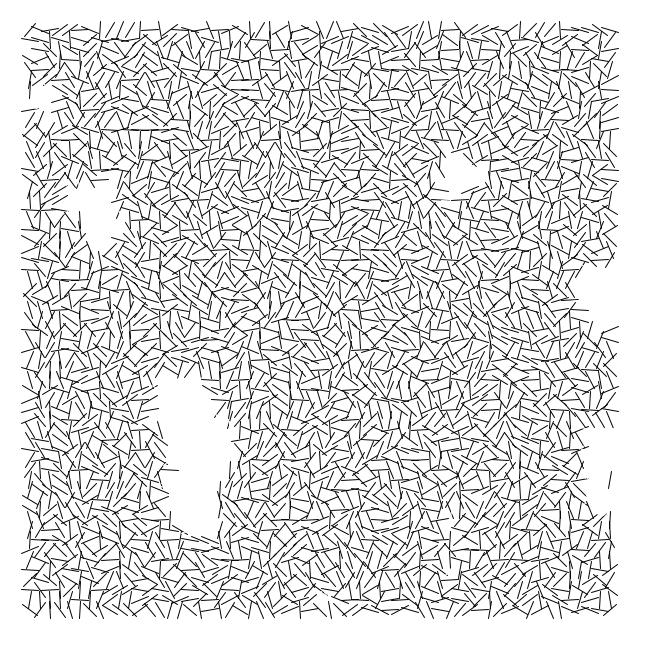
Frame 1 (no input)
Frame 60 (the mouse pressed at the canvas centre just before this capture): identical to frame 1, image omitted
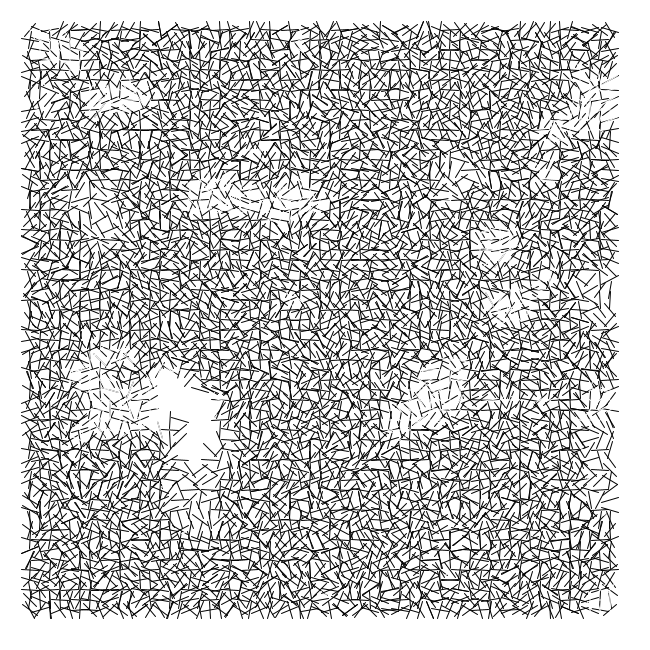
Frame 120 (the mouse held since frame 60 and released just before this capture)

The Processing sketch that drew these frames (run headless with seeded random() and noise(); from frame 60 on, the mouse is pressed at the canvas centre):

// Processing sketch: VeraMolnarInterruptions
// ── VeraMolnarInterruptions.pde
boolean boolDoRefresh;
int bkgrd = 255;
int border = 30;
int gridSize = 56;
int baseAngle = 90; //change to 0 for horizontal orientation
int lineRadius = 9;

void setup() {
  size(650, 650);
  boolDoRefresh = true;
  background(bkgrd);
  noFill();
  //angleMode(DEGREES);
}
 
void draw() {
  if (boolDoRefresh) {
    drawTheThing();
    boolDoRefresh = false;
  }
}

void drawTheThing(){
  int div = (width - 2*border)/gridSize;
  float noiseVal;
  float noiseScale=0.01;
    for (int x = border; x < width - border; x += div){
      for (int y = border; y < width - border; y += div){
        noiseDetail(3,0.7);
        noiseVal = noise(x * noiseScale, y * noiseScale);
        if(noiseVal > 0.75)
          stroke(255);
        else
          stroke(0);
        drawLineCenteredAt(x,y);
      }
    }
}

void drawLineCenteredAt(int x, int y){
  float angle, dx, dy, bias;
  bias = 65;
  angle = baseAngle - random(bias);
  float half = random(2);
  int neg;
  if (half < 1) neg = -1;
  else neg = 1;
  
  dx = neg*lineRadius*cos(angle);
  dy = lineRadius*sin(angle);
  line(x+dx,y+dy, x-dx,y-dy);
}
 
void mousePressed() {
  background(bkgrd);
  noiseSeed(100);
  boolDoRefresh = true;
}
